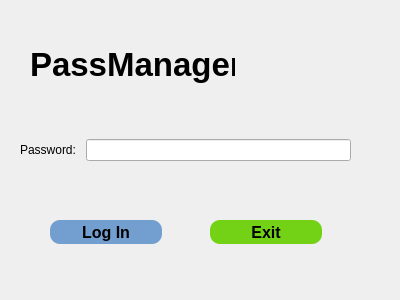
<?xml version="1.0" encoding="UTF-8"?>
<ui version="4.0">
 <class>Login</class>
 <widget class="QDialog" name="Login">
  <property name="geometry">
   <rect>
    <x>0</x>
    <y>0</y>
    <width>400</width>
    <height>300</height>
   </rect>
  </property>
  <property name="sizePolicy">
   <sizepolicy hsizetype="Fixed" vsizetype="Fixed">
    <horstretch>0</horstretch>
    <verstretch>0</verstretch>
   </sizepolicy>
  </property>
  <property name="windowTitle">
   <string>Dialog</string>
  </property>
  <widget class="QPushButton" name="pushButton_login">
   <property name="geometry">
    <rect>
     <x>50</x>
     <y>220</y>
     <width>112</width>
     <height>24</height>
    </rect>
   </property>
   <property name="styleSheet">
    <string notr="true">QPushButton {
    background-color:rgb(114, 159, 207);
    border-style: outset;
    border-radius: 10px;
    font: bold 16px;
    min-width: 5em;
    padding: 1px;
}

QPushButton:pressed {
    background-color: rgb(32, 74, 135);
}</string>
   </property>
   <property name="text">
    <string>Log In</string>
   </property>
  </widget>
  <widget class="QPushButton" name="pushButton_exit">
   <property name="geometry">
    <rect>
     <x>210</x>
     <y>220</y>
     <width>112</width>
     <height>24</height>
    </rect>
   </property>
   <property name="styleSheet">
    <string notr="true">QPushButton {
    background-color: rgb(115, 210, 22);
    border-style: outset;
    border-radius: 10px;
    font: bold 16px;
    min-width: 5em;
    padding: 1px;
}

QPushButton:pressed {
    background-color: rgb(138, 226, 52);
}</string>
   </property>
   <property name="text">
    <string>Exit</string>
   </property>
  </widget>
  <widget class="QLabel" name="label_title">
   <property name="geometry">
    <rect>
     <x>30</x>
     <y>30</y>
     <width>205</width>
     <height>71</height>
    </rect>
   </property>
   <property name="font">
    <font>
     <pointsize>25</pointsize>
     <weight>75</weight>
     <italic>false</italic>
     <bold>true</bold>
     <underline>false</underline>
     <strikeout>false</strikeout>
    </font>
   </property>
   <property name="focusPolicy">
    <enum>Qt::StrongFocus</enum>
   </property>
   <property name="text">
    <string>PassManager</string>
   </property>
  </widget>
  <widget class="QWidget" name="layoutWidget">
   <property name="geometry">
    <rect>
     <x>20</x>
     <y>120</y>
     <width>331</width>
     <height>61</height>
    </rect>
   </property>
   <layout class="QHBoxLayout" name="horizontalLayout">
    <item alignment="Qt::AlignHCenter|Qt::AlignVCenter">
     <widget class="QLabel" name="label">
      <property name="text">
       <string>Password: </string>
      </property>
     </widget>
    </item>
    <item alignment="Qt::AlignVCenter">
     <widget class="QLineEdit" name="lineEdit_password">
      <property name="echoMode">
       <enum>QLineEdit::Password</enum>
      </property>
     </widget>
    </item>
   </layout>
  </widget>
 </widget>
 <resources/>
 <connections/>
</ui>
